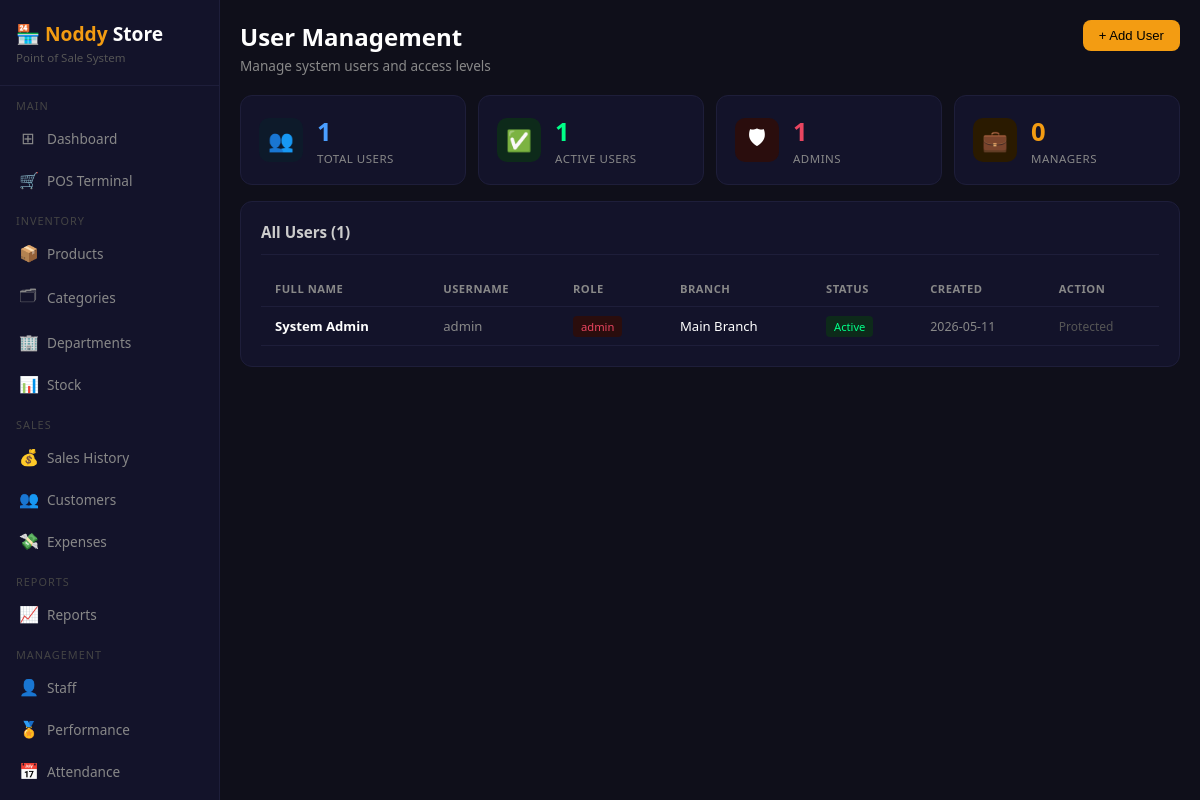
The page /users (signed in) on the database as committed earlier.
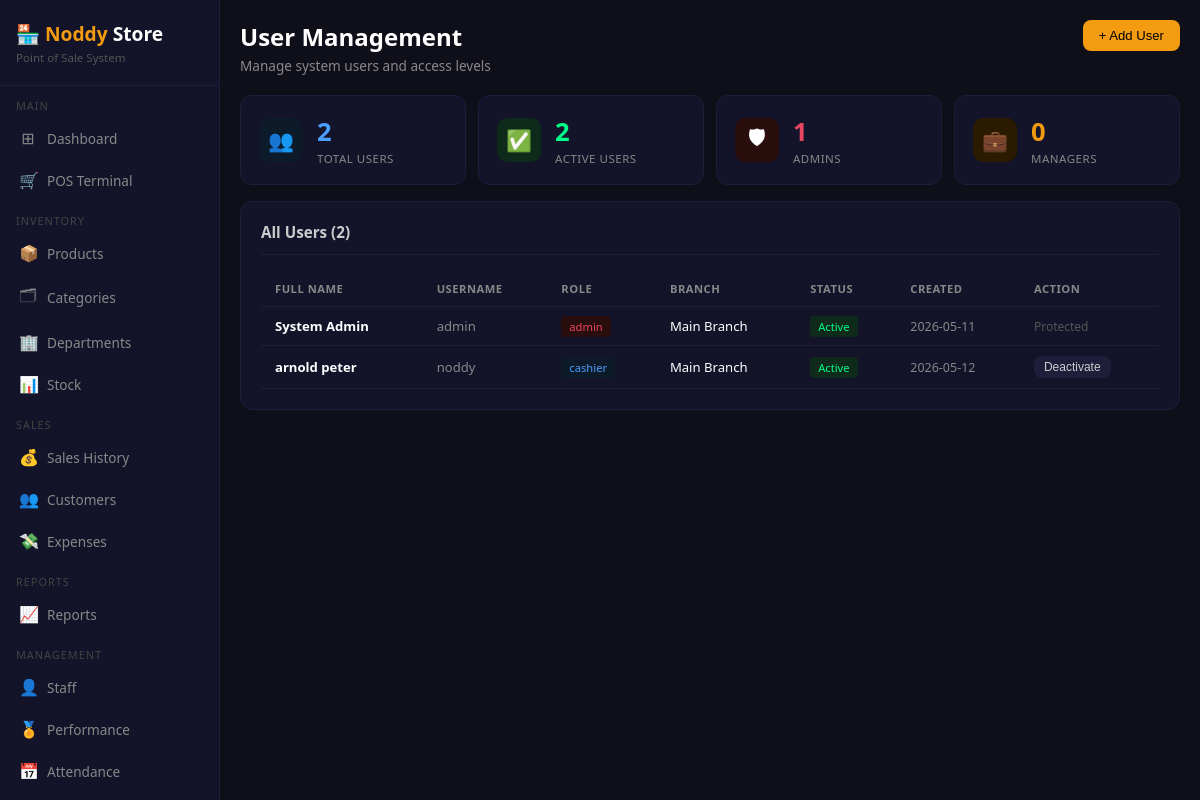
The same page on the database as committed later.
### tables this page shows
CREATE TABLE users (
        id         INTEGER PRIMARY KEY AUTOINCREMENT,
        full_name  TEXT NOT NULL,
        username   TEXT UNIQUE NOT NULL,
        password   TEXT NOT NULL,
        role       TEXT DEFAULT 'cashier',
        branch_id  INTEGER,
        active     INTEGER DEFAULT 1,
        created_at TEXT DEFAULT CURRENT_TIMESTAMP,
        FOREIGN KEY (branch_id) REFERENCES branches(id)
    );

CREATE TABLE branches (
        id         INTEGER PRIMARY KEY AUTOINCREMENT,
        name       TEXT NOT NULL,
        location   TEXT,
        phone      TEXT,
        created_at TEXT DEFAULT CURRENT_TIMESTAMP
    );

### app.py (the view)
@app.route('/users')
@login_required
def users():
    conn     = get_db()
    users    = conn.execute('''
        SELECT u.*,b.name as branch_name
        FROM users u LEFT JOIN branches b ON u.branch_id=b.id
        ORDER BY u.full_name
    ''').fetchall()
    branches = conn.execute('SELECT * FROM branches').fetchall()
    conn.close()
    return render_template('users.html', users=users, branches=branches)

### app.py (called while the page is built)
def login_required(f):
    @wraps(f)
    def decorated(*args, **kwargs):
        if 'user_id' not in session:
            return redirect(url_for('login'))
        return f(*args, **kwargs)
    return decorated

### database.py (called while the page is built)
def get_db():
    conn = sqlite3.connect(DB)
    conn.row_factory = sqlite3.Row
    return conn

### templates/users.html (shortened to what this page needs)
{% extends 'base.html' %}
{% block content %}
<div class="page-header">
    <div><h2>User Management</h2><p>Manage system users and access levels</p></div>
    <button class="btn btn-primary"
            onclick="document.getElementById('addModal').classList.add('show')">
        + Add User
    </button>
</div>
<div style="display:grid;grid-template-columns:repeat(4,1fr);gap:12px;margin-bottom:16px;">
    {% set active_count = users|selectattr('active','eq',1)|list|length %}
    {% set admin_count  = users|selectattr('role','eq','admin')|list|length %}
    {% set mgr_count    = users|selectattr('role','eq','manager')|list|length %}
    {% set cash_count   = users|selectattr('role','eq','cashier')|list|length %}
    <div class="stat-card">
        <div class="stat-icon" style="background:#0d1a2a">👥</div>
        <div class="stat-info">
            <div class="number" style="color:#4a9eff">{{ users|length }}</div>
            <div class="label">Total Users</div>
        </div>
    </div>
    <div class="stat-card">
        <div class="stat-icon" style="background:#0d2a1a">✅</div>
        <div class="stat-info">
            <div class="number" style="color:#00ff88">{{ active_count }}</div>
            <div class="label">Active Users</div>
        </div>
    </div>
    <div class="stat-card">
        <div class="stat-icon" style="background:#2a0d0d">🛡</div>
        <div class="stat-info">
            <div class="number" style="color:#e94560">{{ admin_count }}</div>
            <div class="label">Admins</div>
        </div>
    </div>
    <div class="stat-card">
        <div class="stat-icon" style="background:#2a1a00">💼</div>
        <div class="stat-info">
            <div class="number" style="color:#f39c12">{{ mgr_count }}</div>
            <div class="label">Managers</div>
        </div>
    </div>
</div>
<div class="card">
    <div class="card-header">
        <h3>All Users ({{ users|length }})</h3>
    </div>
    <table>
        <thead>
            <tr><th>Full Name</th><th>Username</th><th>Role</th>
                <th>Branch</th><th>Status</th><th>Created</th><th>Action</th></tr>
        </thead>
        <tbody>
            {% for u in users %}
            <tr>
                <td><strong>{{ u.full_name }}</strong></td>
                <td style="color:#888">{{ u.username }}</td>
                <td>
                    <span class="badge badge-{% if u.role=='admin' %}danger
                        {% elif u.role=='manager' %}warning{% else %}info{% endif %}">
                        {{ u.role }}
                    </span>
                </td>
                <td>{{ u.branch_name or '—' }}</td>
                <td>
                    <span class="badge badge-{% if u.active %}success{% else %}danger{% endif %}">
                        {% if u.active %}Active{% else %}Inactive{% endif %}
                    </span>
                </td>
                <td style="color:#888;font-size:0.78rem">{{ u.created_at[:10] if u.created_at else '—' }}</td>
                <td>
                    {% if u.username != 'admin' %}
                    <form method="POST" action="/users/toggle/{{ u.id }}" style="display:inline">
                        <button class="btn btn-secondary btn-sm">
                            {% if u.active %}Deactivate{% else %}Activate{% endif %}
                        </button>
                    </form>
                    {% else %}
                    <span style="color:#555;font-size:0.75rem">Protected</span>
                    {% endif %}
                </td>
            </tr>
            {% endfor %}
        </tbody>
    </table>
</div>
{% endblock %}

Rows that differ between the two databases and show on the page:
added users: full_name "arnold peter", username "noddy", role "cashier", name "Main Branch", active "Active", created_at "2026-05-12"
Other text that changed with them:
{{ users|length }}: "1" → "2"
{{ active_count }}: "1" → "2"
